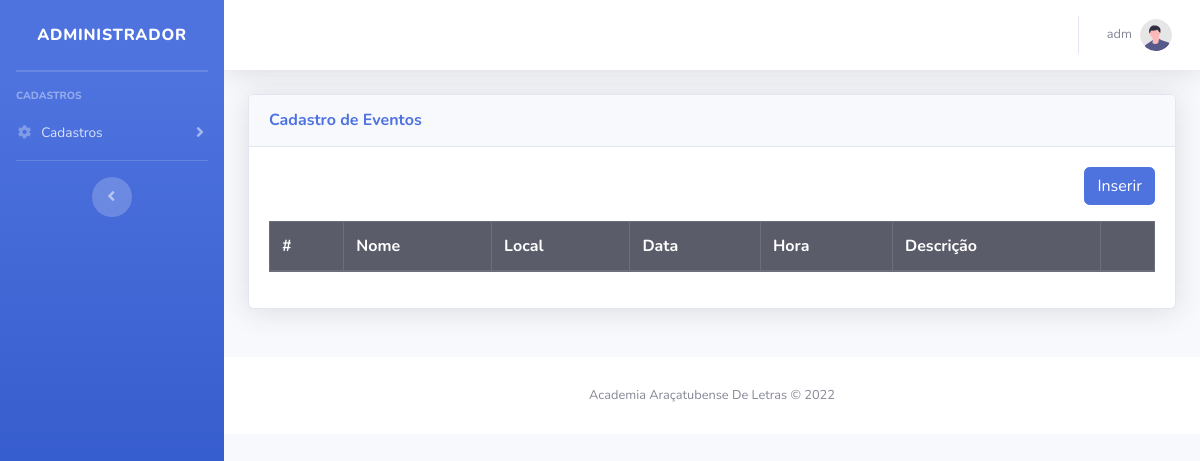
Before: /modulos/eventos/eventos.php (signed in) with the older database file.
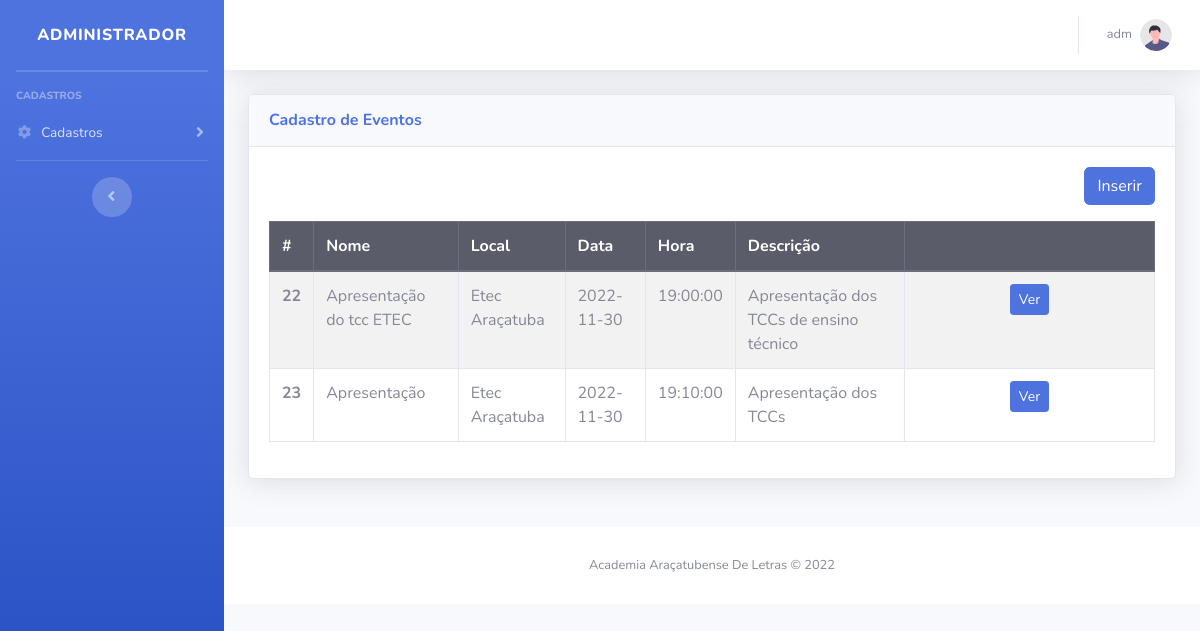
After: the same page with the newer database file.
### tables this page shows
CREATE TABLE `eventos` (
  `idEve` int(11) NOT NULL,
  `nomeEve` varchar(150) NOT NULL,
  `localEve` varchar(250) NOT NULL,
  `dataEve` date NOT NULL,
  `horaEve` time NOT NULL,
  `descricaoEve` varchar(300) NOT NULL,
  `imagemEve` varchar(200) NOT NULL
);

### modulos/eventos/eventos.php (the view, shortened to what this page needs)
<!DOCTYPE html>
<html lang="pt-br">
<?php include_once path('template/head.php'); ?>
<body id="page-top">
    <div id="wrapper">
        <?php include_once path('template/sidebar.php'); ?>
        <div id="content-wrapper" class="d-flex flex-column">
            <div id="content">
                <?php include_once path('template/navbar.php'); ?>
                <div class="container-fluid">
                    <div class="row">
                        <div class="col-12 mb-4">
                            <div class="card shadow mb-4">
                                <div class="card-header py-3">
                                    <h6 class="m-0 font-weight-bold text-primary">Cadastro de Eventos</h6>
                                </div>
                                <div class="card-body">
                                    <div class="text-right mb-3">
                                        <a class="btn btn-primary" href="inserir.php">Inserir</a>
                                    </div>
                                    <table class="table table-bordered table-striped">
                                        <thead>
                                            <tr class="thead-dark">
                                                <th>#</th>
                                                <th>Nome</th>
                                                <th>Local</th>
                                                <th>Data</th>
                                                <th>Hora</th>
                                                <th>Descrição</th>
                                                <th></th>
                                            </tr>
                                        </thead>
                                        <tbody>
                                            <?php
                                            $pdo = Banco::conectar();
                                            $sql = 'SELECT * FROM  eventos';
                                            foreach ($pdo->query($sql) as $row) { ?>
                                                <tr>
                                                    <th scope="row"><?= $row['idEve'] ?></th>
                                                    <td><?= $row['nomeEve'] ?></td>
                                                    <td><?= $row['localEve'] ?></td>
                                                    <td><?= $row['dataEve'] ?></td>
                                                    <td ><?= $row['horaEve'] ?></td>
                                                    <td ><?= $row['descricaoEve'] ?></td>
                                                    <td width='250' class="text-center">
                                                        <a class="btn btn-sm btn-primary " href="visualizar.php?idEve=<?= $row['idEve'] ?>">Ver</a>
                                                    </td>
                                                </tr>
                                            <?php }
                                            ?>
                                        </tbody>
                                    </table>
                                </div>
                            </div>
                        </div>
                    </div>
                </div>
                <footer class="sticky-footer bg-white">
                    <div class="container my-auto">
                        <div class="copyright text-center my-auto">
                            <span>Academia Araçatubense De Letras &copy; 2022</span>
                        </div>
                    </div>
                </footer>
            </div>
        </div>
</body>
</html>

Changed rows visible on the page:
added eventos: idEve "22", nomeEve "Apresentação do tcc ETEC", localEve "Etec Araçatuba", dataEve "2022-11-30", horaEve "19:00:00", descricaoEve "Apresentação dos TCCs de ensino técnico"
added eventos: idEve "23", nomeEve "Apresentação", localEve "Etec Araçatuba", dataEve "2022-11-30", horaEve "19:10:00", descricaoEve "Apresentação dos TCCs"
